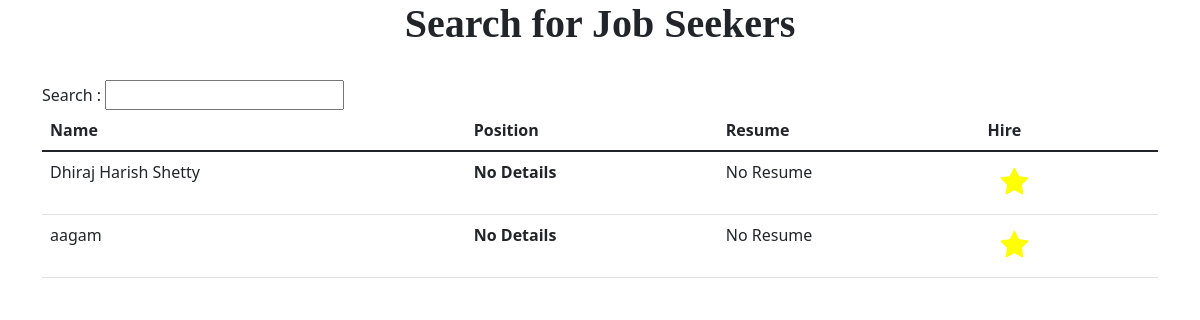
The app's page /searchuser (signed in) with its own data.
### app.py (models this page shows)
class User(db.Model):
    sno = db.Column(db.Integer, primary_key=True)
    name = db.Column(db.String(200), nullable=False)
    username = db.Column(db.String(200), unique=True)
    password = db.Column(db.String(200), nullable=False)
    resume = db.Column(db.String(200), nullable=True)
    position = db.Column(db.String(200), nullable=True)

### app.py (the view)
@app.route('/searchuser')
def searchuser():
    if 'company' in session:
        jobsearchers = User.query.all()
        return render_template('searchuser.html', jobsearchers=jobsearchers)
    return redirect(url_for('companylogin'))

### app.py (called while the page is built)
def userincompanyfavourite(usersno):
    username = session['company']
    company = Company.query.filter_by(username=username).first()
    return Companyfavourite.query.filter_by(usersno = usersno, companysno = company.sno).count()

@app.context_processor
def context_processor():
    return dict(userincompanyfavourite = userincompanyfavourite, userdetailsincompanyfavourite = userdetailsincompanyfavourite)

### templates/searchuser.html (shortened to what this page needs)
<!DOCTYPE html>
<html lang="en">
<head>
    <link href="https://cdn.jsdelivr.net/npm/bootstrap@5.1.1/dist/css/bootstrap.min.css" rel="stylesheet"
 />
    <link rel="stylesheet" href="https://cdnjs.cloudflare.com/ajax/libs/font-awesome/4.7.0/css/font-awesome.min.css">
    <link rel="stylesheet" href="{{url_for('static', filename='css/profile.css')}}" />
</head>
<body>
    <div class="container">
        <h1 class="text-center" style="font-family: serif, georgia; font-weight: bold">
            Search for Job Seekers
        </h1>
        <br />
        {% if jobsearchers %}
        Search : <input type="text" name="text" id="myInput" />
        <table class="table">
            <thead>
                <tr>
                    <th>Name</th>
                    <th>Position</th>
                    <th>Resume</th>
                    <th>Hire</th>
                </tr>
            </thead>
            <tbody id="myTable">
                {% for i in jobsearchers %}
                <tr id="tr{{i.sno}}">
                    <td>{{i.name}}</td>
                    <td style="font-weight: bold">
                        {% if i.position %}
                        {{i.position}}
                        {% else %}
                        No Details
                        {% endif %}
                    </td>
                    <td>
                        {% if i.resume %}
                        <a href="static/resumes/{{i.resume}}" class="btn btn-primary" target="__blank">
                            View resume
                        </a>
                        {% else %}
                        No Resume
                        {% endif %}
                    </td>
                    <td>
                        {% if userincompanyfavourite(i.sno) == 0 %}
                        <div id="addfavourite{{i.sno}}">
                            <form class="addfavourite" id="{{i.sno}}">
                                <input type="hidden" name="usersno" value="{{i.sno}}">
                                <button type="submit" class="btn" class="update_form">
                                    <i type="submit" class="fa fa-star" style="color: black;font-size: 30px;"></i>
                                </button>
                            </form>
                        </div>
                        <div id="deletefavourite{{i.sno}}" style="display:none;">
                            <form class="deletefavourite" id="{{i.sno}}">
                                <input type="hidden" name="usersno" value="{{i.sno}}">
                                <button type="submit" class="btn" class="update_form">
                                    <i type="submit" class="fa fa-star" style="color: yellow;font-size: 30px;"></i>
                                </button>
                            </form>
                        </div>
                        {% else %}
                        <div id="deletefavourite{{i.sno}}">
                            <form class="deletefavourite" id="{{i.sno}}">
                                <button type="submit" class="btn" class="update_form">
                                    <i type="submit" class="fa fa-star" style="color: yellow;font-size: 30px;"></i>
                                </button>
                            </form>
                        </div>
                        {% endif %}
                    </td>
                </tr>
                {% endfor %}
            </tbody>
        </table>
        {% else %}
        <div>
            No job seakers
        </div>
        {% endif %}
    </div>
</body>
</html>

### records on screen
User: name "Dhiraj Harish Shetty", shows "No Details", shows "No Resume"
User: name "aagam", shows "No Details", shows "No Resume"
